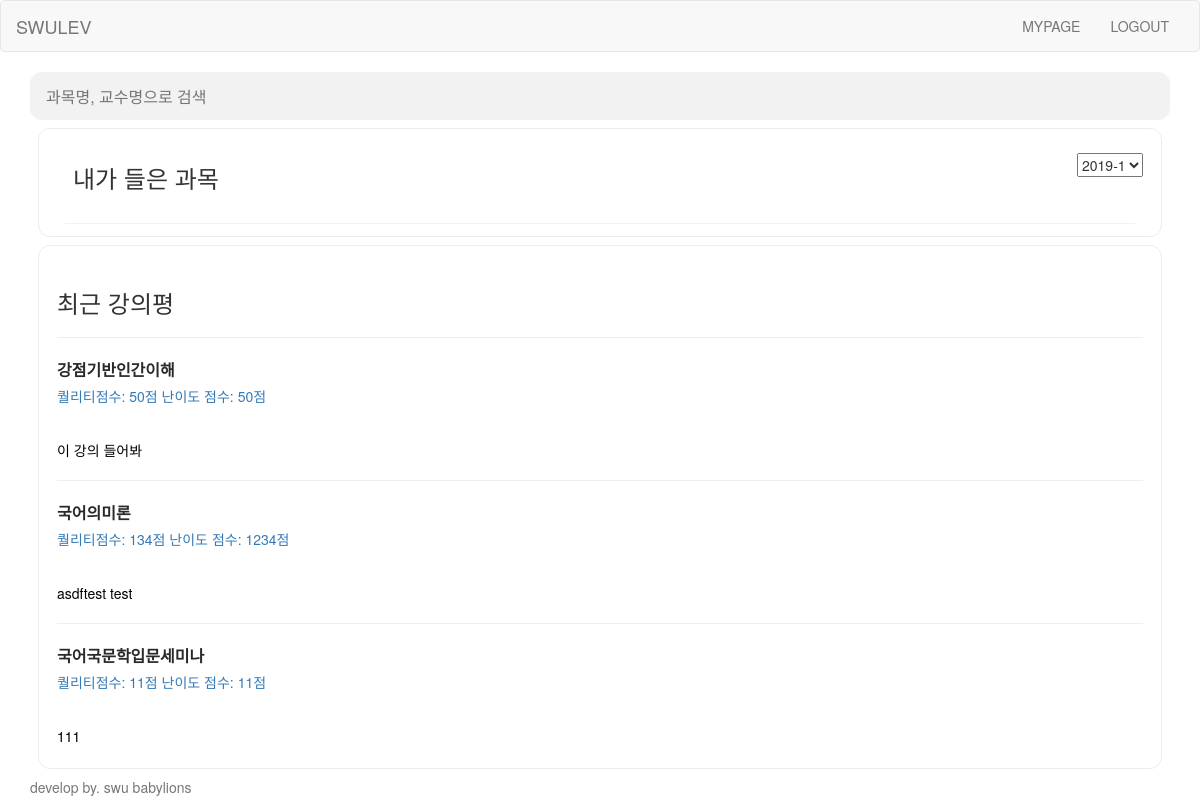
/main/, run on the app's committed database.
### swuapp/models.py (models this page shows, shortened)
class Board(models.Model):
    content = models.TextField()
    quality = models.IntegerField()
    challenge = models.IntegerField()
    recommend = models.IntegerField()
    user = models.ForeignKey('Student_User', on_delete=models.CASCADE, related_name='user_id')
    lecture = models.ForeignKey('Lecture', on_delete=models.CASCADE, related_name='lecture')
    def get_absolute_url(self):
        return reverse('detail', args=[self.lecture.lectureid])

class Lecture(models.Model):
    semester = models.CharField(max_length = 30)
    lectureid = models.CharField(max_length=20, primary_key=True, unique=True)
    lecturename = models.CharField(max_length=50)
    professor = models.CharField(max_length=50)

### swuapp/views.py (the view)
# urls.py: path('main/', main, name='main'),
def main(request):
    board = Board.objects.all
    lecture = Lecture.objects.all
    userlecture = UserLecture.objects.all
    if request.user.is_authenticated:
        username = str(request.user)
        mylecture = UserLecture.objects.filter(myuserid = str(request.user))
        return render(request, 'main.html', {'board':board, 'lecture':lecture, 'username':username, 'mylecture':mylecture})
    return render(request, 'main.html', {'board':board, 'lecture':lecture})

### swuapp/templates/main.html (shortened to what this page needs)
{% extends 'base.html' %}
{% block content %}
<form action="{% url 'search' %}" method="GET" class="nav-bar search">
  <input onkeyup="enterkey();" type="text" name="q" value="{{q}}" class="search-query" placeholder="과목명, 교수명으로 검색">
</form>
<div class="section">
  <select class="semester-choice">
    <option>2019-1</option>
  </select>
  <div class="mylectures">
    <span class="lecture">
      <h3> 내가 들은 과목 </h3>
    </span>
  </div>
</div>
<div class="section">
  <h3>최근 강의평</h3>
  {% for b in board %}
    <hr>
    <div class="articles">
      <a class="article" href="{{ b.get_absolute_url }}">
        <h3>{{b.lecture.lecturename}}</h3>
        <p class="rate">
          <span class="quality-star">
            <span>퀄리티점수: {{b.quality}}점</span>
          </span>
          <span class="level-star">
            <span>난이도 점수: {{b.challenge}}점</span>
          </span>
        </p>
        <p class="info">
        </p>
        <p class="text">{{b.content}}</p>
      </a>
    </div>
  {% endfor %}
</div>
{% endblock %}

### swuapp/static/css/base.css (style rules this page uses)
form.nav-bar input.search-query { padding: 12px 48px 12px 16px; width: 100%; height: 48px; line-height: 24px; box-sizing: border-box; border: 0; border-radius: 12px; color: #292929; font-size: 16px; background-color: #f2f2f2; }
div.section { margin: 8px 8px 8px 8px; padding: 24px 18px 12px 18px; border: 1px solid #ededed; border-radius: 12px; box-sizing: border-box; }
div.section select.semester-choice { float: right; display: inline-block; }
div.section div.mylectures span.lecture h3 { padding: 12px 0; margin: 0 72px 0 8px; font-weight: normal; white-space: nowrap; overflow: hidden; text-overflow: ellipsis; }
div.section div.mylectures span.lecture { position: relative; display: block; margin: 0 8px; border-bottom: 1px solid #f2f2f2; }
div.section div.articles a { text-decoration: none; }
div.section div.articles a.article h3 { margin-bottom: 4px; line-height: 24px; color: #292929; font-size: 16px; font-weight: bold; white-space: nowrap; overflow: hidden; text-overflow: ellipsis; }
div.section div.articles a.article p.info { margin-bottom: 4px; line-height: 20px; font-size: 0; }
div.section div.articles a.article p.text { color: black; font-size: 14px; }

### data on the page
Board: lecture.lecturename "강점기반인간이해", quality "50", challenge "50", content "이 강의 들어봐"
Board: lecture.lecturename "국어의미론", quality "134", challenge "1234", content "asdftest test"
Board: lecture.lecturename "국어국문학입문세미나", quality "11", challenge "11", content "111"
